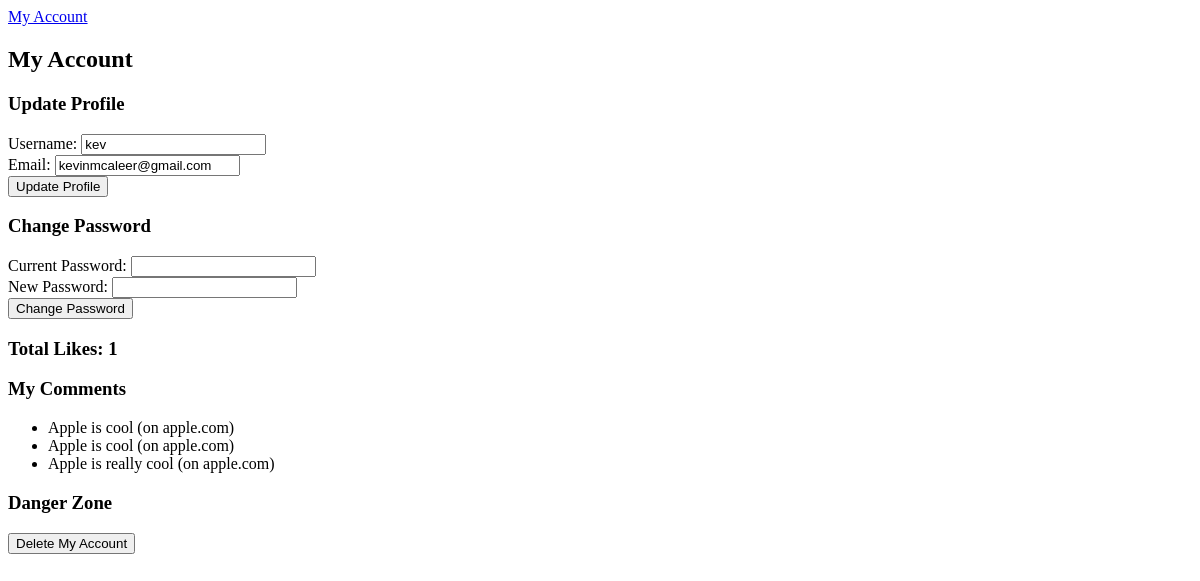
The page /auth/account (signed in) on the database as committed earlier.
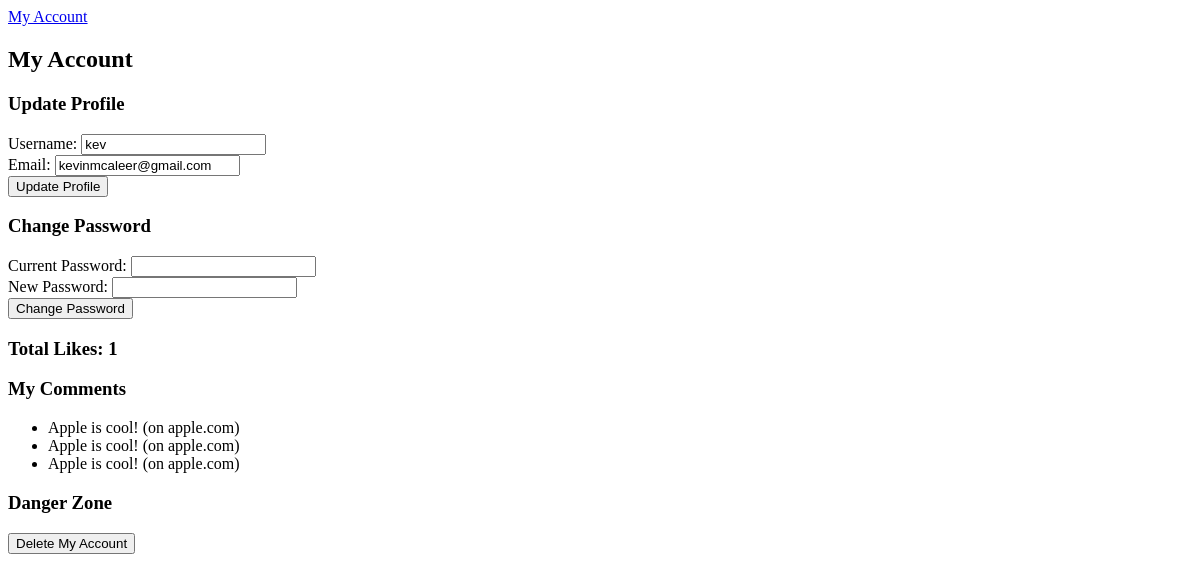
The same page on the database as committed later.
### app/models.py (models this page shows)
class User(SQLModel, table=True):
    id: Optional[int] = Field(default=None, primary_key=True)
    username: str = Field(index=True, unique=True)
    email: str = Field(index=True, unique=True)
    hashed_password: str
    likes: List["Like"] = Relationship(back_populates="user")
    comments: List["Comment"] = Relationship(back_populates="user")

class Comment(SQLModel, table=True):
    id: Optional[int] = Field(default=None, primary_key=True)
    url: str
    content: str
    created_at: datetime = Field(default_factory=datetime.utcnow)
    user_id: int = Field(foreign_key="user.id")
    user: Optional["User"] = Relationship(back_populates="comments")

### app/auth.py (the view)
@router.get("/account")
def account_page(request: Request, session: Session = Depends(get_session), user: User = Depends(get_current_user)):
    like_count = session.exec(select(func.count()).where(Like.user_id == user.id)).one()
    comments = session.exec(select(Comment).where(Comment.user_id == user.id)).all()
    return templates.TemplateResponse("account.html", {
        "request": request,
        "user" : user,
        "like_count": like_count,
        "comments": comments,
    })

### app/templates/account.html (shortened to what this page needs)
{% extends "base.html" %}
{% block content %}
<h2>My Account</h2>
<h3>Update Profile</h3>
<form method="post" action="/auth/account/update">
  <label>Username: <input type="text" name="username" value="{{ user.username }}" required></label><br>
  <label>Email: <input type="email" name="email" value="{{ user.email }}" required></label><br>
  <button type="submit">Update Profile</button>
</form>
<h3>Change Password</h3>
<form method="post" action="/auth/account/change-password">
  <label>Current Password: <input type="password" name="current_password" required></label><br>
  <label>New Password: <input type="password" name="new_password" required></label><br>
  <button type="submit">Change Password</button>
</form>
<h3>Total Likes: {{ like_count }}</h3>
<h3>My Comments</h3>
<ul>
  {% for comment in comments %}
    <li>{{ comment.content }} (on {{ comment.url }})</li>
  {% endfor %}
</ul>
<h3>Danger Zone</h3>
<form method="post" action="/auth/account/delete">
  <button type="submit" onclick="return confirm('Are you sure you want to delete your account? This cannot be undone.')">
    Delete My Account
  </button>
</form>
{% endblock %}

### app/templates/base.html (shortened to what this page needs)
<!DOCTYPE html>
<html lang="en">
<head>
</head>
<body>
  <main>
    <a href="/auth/account">My Account</a>
    {% block content %}{% endblock %}
  </main>
</body>
</html>

Rows that differ between the two databases and show on the page:
changed Comment (number 1 of 3 on the later page): content "Apple is cool" → "Apple is cool!"
changed Comment (number 2 of 3 on the later page): content "Apple is cool" → "Apple is cool!"
changed Comment (number 3 of 3 on the later page): content "Apple is really cool" → "Apple is cool!"
